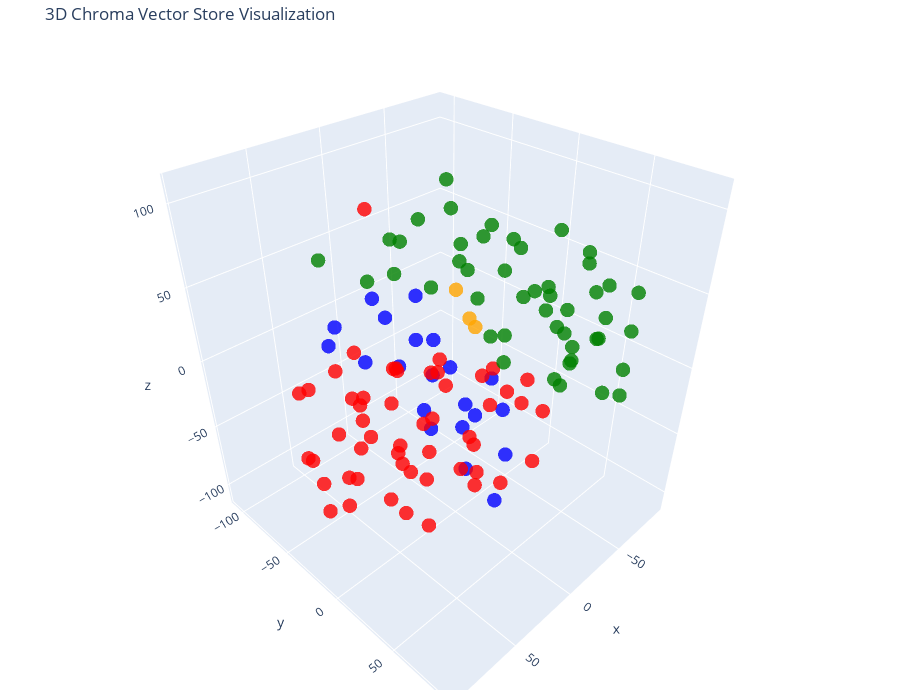

Notebook code cell kept with this figure:
### Code cell
# Let's try 3D!

tsne = TSNE(n_components=3, random_state=42)
reduced_vectors = tsne.fit_transform(vectors)

# Create the 3D scatter plot
fig = go.Figure(data=[go.Scatter3d(
    x=reduced_vectors[:, 0],
    y=reduced_vectors[:, 1],
    z=reduced_vectors[:, 2],
    mode='markers',
    marker=dict(size=5, color=colors, opacity=0.8),
    text=[f"Type: {t}<br>Text: {d[:100]}..." for t, d in zip(doc_types, documents)],
    hoverinfo='text'
)])

fig.update_layout(
    title='3D Chroma Vector Store Visualization',
    scene=dict(xaxis_title='x', yaxis_title='y', zaxis_title='z'),
    width=900,
    height=700,
    margin=dict(r=20, b=10, l=10, t=40)
)

fig.show()

### Figure 1 — Plotly figure (JSON) as saved in the notebook; plotly's stock layout.template omitted (floating-point values rounded to 4 significant figures)
{"data": [{"hoverinfo": "text", "marker": {"color": ["blue", "blue", "blue", "blue", "blue", "blue", "blue", "blue", "blue", "blue", "blue", "blue", "blue", "blue", "blue", "blue", "blue", "blue", "blue", "blue", "blue", "red", "red", "red", "red", "red", "red", "red", "red", "red", "red", "red", "red", "red", "red", "red", "red", "red", "red", "red", "red", "red", "red", "red", "red", "red", "red", "red", "red", "red", "red", "red", "red", "red", "red", "red", "red", "red", "red", "red", "red", "red", "red", "red", "red", "red", "red", "red", "red", "red", "red", "red", "red", "orange", "orange", "orange", "green", "green", "green", "green", "green", "green", "green", "green", "green", "green", "green", "green", "green", "green", "green", "green", "green", "green", "green", "green", "green", "green", "green", "green", "green", "green", "green", "green", "green", "green", "green", "green", "green", "green", "green", "green", "green", "green", "green", "green", "green", "green", "green", "green", "green", "green", "green"], "opacity": 0.8, "size": 5}, "mode": "markers", "text": ["Type: products<br>Text: # Product Summary\n\n# Rellm: AI-Powered Enterprise Reinsurance Solution\n\n## Summary\n\nRellm is an inno...", "Type: products<br>Text: ### Seamless Integrations\nRellm's architecture is designed for effortless integration with existing ...", "Type: products<br>Text: ### Regulatory Compliance Tools\nRellm includes built-in compliance tracking features to help organiz...", "Type: products<br>Text: Join the growing number of organizations leveraging Rellm to enhance their reinsurance processes whi...", "Type: products<br>Text: Experience the future of reinsurance with Rellm, where innovation meets reliability. Let Insurellm h...", "Type: products<br>Text: # Product Summary\n\n# Markellm\n\n## Summary\n\nMarkellm is an innovative two-sided marketplace designed ...", "Type: products<br>Text: - **User-Friendly Interface**: Designed with user experience in mind, Markellm features an intuitive...", "Type: products<br>Text: - **Customer Support**: Our dedicated support team is always available to assist both consumers and ...", "Type: products<br>Text: ### For Insurance Companies:\n- **Basic Listing Fee**: $199/month for a featured listing on the platf...", "Type: products<br>Text: ### Q3 2025\n- Initiate a comprehensive marketing campaign targeting both consumers and insurers to i...", "Type: products<br>Text: # Product Summary\n\n# Homellm\n\n## Summary\nHomellm is an innovative home insurance product developed b...", "Type: products<br>Text: ### 2. Dynamic Pricing Model\nWith Homellm's innovative dynamic pricing model, insurance providers ca...", "Type: products<br>Text: ### 5. Multi-Channel Integration\nHomellm seamlessly integrates into existing insurance platforms, pr...", "Type: products<br>Text: - **Basic Tier:** Starting at $5,000/month for small insurers with basic integration features.\n- **S...", "Type: products<br>Text: All tiers include a comprehensive training program and ongoing updates to ensure optimal performance...", "Type: products<br>Text: With Homellm, Insurellm is committed to transforming the landscape of home insurance, ensuring both ...", "Type: products<br>Text: # Product Summary\n\n# Carllm\n\n## Summary\n\nCarllm is an innovative auto insurance product developed by...", "Type: products<br>Text: - **Instant Quoting**: With Carllm, insurance companies can offer near-instant quotes to customers, ...", "Type: products<br>Text: - **Mobile Integration**: Carllm is designed to work seamlessly with mobile applications, providing ...", "Type: products<br>Text: - **Professional Tier**: $2,500/month\n  - For medium-sized companies.\n  - All Basic Tier features pl...", "Type: products<br>Text: ### Q2 2025: Customer Experience Improvements\n- Launch of a new **mobile app** for end-users.\n- Intr...", "Type: contracts<br>Text: # Contract with GreenField Holdings for Markellm\n\n**Effective Date:** November 15, 2023  \n**Contract...", "Type: contracts<br>Text: ## Renewal\n1. **Automatic Renewal**: This contract will automatically renew for sequential one-year ...", "Type: contracts<br>Text: ## Features\n1. **AI-Powered Matching**: Access to advanced algorithms that connect GreenField Holdin...", "Type: contracts<br>Text: ## Support\n1. **Customer Support Access**: The Client will have access to dedicated support through ...", "Type: contracts<br>Text: **Signatures:**  \n_________________________                           _________________________  \n**...", "Type: contracts<br>Text: # Contract with Apex Reinsurance for Rellm: AI-Powered Enterprise Reinsurance Solution\n\n## Terms\n\n1....", "Type: contracts<br>Text: ## Renewal\n\n1. **Automatic Renewal**: This Agreement will automatically renew for successive one-yea...", "Type: contracts<br>Text: 2. **Seamless Integrations**: The architecture of Rellm allows for easy integration with existing sy...", "Type: contracts<br>Text: 1. **Technical Support**: Provider shall offer dedicated technical support to the Client via phone, ...", "Type: contracts<br>Text: **Insurellm, Inc.**  \n_____________________________  \nAuthorized Signature   \nDate: ________________...", "Type: contracts<br>Text: # Contract with Greenstone Insurance for Homellm\n\n---\n\n## Terms\n\n1. **Parties**: This Contract (\"Agr...", "Type: contracts<br>Text: 4. **Payment Terms**: \n   - The Customer shall pay an amount of $10,000 per month for the Standard T...", "Type: contracts<br>Text: ---\n\n## Features\n\n- **AI-Powered Risk Assessment**: Customer will have access to enhanced risk evalu...", "Type: contracts<br>Text: - **Customer Portal**: A dedicated portal will be provided, allowing the Customer's clients to manag...", "Type: contracts<br>Text: ______________________________  \n[Name], [Title]  \nDate: ______________________\n\n**For Greenstone In...", "Type: contracts<br>Text: # Contract with Roadway Insurance Inc. for Carllm\n\n---\n\n## Terms\n\n1. **Agreement Effective Date**: T...", "Type: contracts<br>Text: ---\n\n## Renewal\n\n1. **Automatic Renewal**: This agreement will automatically renew for an additional...", "Type: contracts<br>Text: ---\n\n## Features\n\n1. **Access to Core Features**: Roadway Insurance Inc. will have access to all Pro...", "Type: contracts<br>Text: ---\n\n## Support\n\n1. **Technical Support**: Roadway Insurance Inc. will receive priority technical su...", "Type: contracts<br>Text: # Contract with Stellar Insurance Co. for Rellm\n\n## Terms\nThis contract is made between **Insurellm*...", "Type: contracts<br>Text: ### Termination\nEither party may terminate this agreement with a **30-day written notice**. In the e...", "Type: contracts<br>Text: ## Features\nStellar Insurance Co. will receive access to the following features of the Rellm product...", "Type: contracts<br>Text: ## Support\nInsurellm provides Stellar Insurance Co. with the following support services:\n\n- **24/7 T...", "Type: contracts<br>Text: # Contract with TechDrive Insurance for Carllm\n\n**Contract Date:** October 1, 2024  \n**Contract Dura...", "Type: contracts<br>Text: ## Renewal\n\n1. **Automatic Renewal**: This contract shall automatically renew for additional one-yea...", "Type: contracts<br>Text: ## Support\n\n1. **Customer Support**: Insurellm will provide 24/7 customer support to TechDrive Insur...", "Type: contracts<br>Text: **TechDrive Insurance Representative:**  \nName: Sarah Johnson  \nTitle: Operations Director  \nDate: _...", "Type: contracts<br>Text: # Contract with Belvedere Insurance for Markellm\n\n## Terms\nThis Contract (\"Agreement\") is made and e...", "Type: contracts<br>Text: ## Renewal\n1. **Renewal Terms**: This Agreement may be renewed for additional one-year terms upon mu...", "Type: contracts<br>Text: ## Features\n1. **AI-Powered Matching**: Belvedere Insurance will benefit from Markellm's AI-powered ...", "Type: contracts<br>Text: ## Support\n1. **Technical Support**: Technical support will be available from 9 AM to 7 PM EST, Mond...", "Type: contracts<br>Text: **Belvedere Insurance**  \nSignature: ______________________  \nName: [Authorized Signatory]  \nTitle: ...", "Type: contracts<br>Text: # Contract with Velocity Auto Solutions for Carllm\n\n**Contract Date:** October 1, 2023  \n**Contract ...", "Type: contracts<br>Text: ## Renewal\n\n1. **Automatic Renewal**: This contract will automatically renew for successive 12-month...", "Type: contracts<br>Text: ## Support\n\n1. **Customer Support**: Velocity Auto Solutions will have access to Insurellm’s custome...", "Type: contracts<br>Text: # Contract with GreenValley Insurance for Homellm\n\n**Contract Date:** October 6, 2023  \n**Contract N...", "Type: contracts<br>Text: 4. **Confidentiality:** Both parties agree to maintain the confidentiality of proprietary informatio...", "Type: contracts<br>Text: 1. **AI-Powered Risk Assessment:** Access to advanced AI algorithms for real-time risk evaluations.\n...", "Type: contracts<br>Text: 3. **Regular Updates:** Insurellm will offer ongoing updates and enhancements to the Homellm platfor...", "Type: contracts<br>Text: # Contract with EverGuard Insurance for Rellm: AI-Powered Enterprise Reinsurance Solution\n\n**Contrac...", "Type: contracts<br>Text: 4. **Usage Rights**: EverGuard Insurance is granted a non-exclusive, non-transferable license to acc...", "Type: contracts<br>Text: 1. **Core Functionality**: Rellm provides EverGuard Insurance with advanced AI-driven analytics, sea...", "Type: contracts<br>Text: 1. **Customer Support**: Insurellm will provide EverGuard Insurance with 24/7 customer support, incl...", "Type: contracts<br>Text: ---\n\n**Signatures**  \n**For Insurellm**: __________________________  \n**Name**: John Smith  \n**Title...", "Type: contracts<br>Text: # Contract with BrightWay Solutions for Markellm\n\n**Contract Date:** October 5, 2023  \n**Contract ID...", "Type: contracts<br>Text: 3. **Service Level Agreement (SLA):**  \n   Insurellm commits to a 99.9% uptime for the platform with...", "Type: contracts<br>Text: 2. **Real-Time Quote Availability:**  \n   Consumers sourced via BrightWay Solutions will receive rea...", "Type: contracts<br>Text: 3. **Training and Onboarding:**  \n   Insurellm agrees to provide one free training session on how to...", "Type: contracts<br>Text: # Contract with Pinnacle Insurance Co. for Homellm\n\n## Terms\nThis contract (\"Contract\") is entered i...", "Type: contracts<br>Text: ## Renewal\n1. **Renewal Terms**: At the end of the initial term, this Contract shall automatically r...", "Type: contracts<br>Text: ## Features\n1. **AI-Powered Risk Assessment**: Utilized for tailored underwriting decisions specific...", "Type: contracts<br>Text: ## Support\n1. **Technical Support**: Insurellm shall provide 24/7 technical support via an email and...", "Type: company<br>Text: # Overview of Insurellm\n\nInsurellm is an innovative insurance tech firm with 200 employees across th...", "Type: company<br>Text: # Careers at Insurellm\n\nInsurellm is hiring! We are looking for talented software engineers, data sc...", "Type: company<br>Text: # About Insurellm\n\nInsurellm was founded by Avery Lancaster in 2015 as an insurance tech startup des...", "Type: employees<br>Text: # HR Record\n\n# Alex Chen\n\n## Summary\n- **Date of Birth:** March 15, 1990  \n- **Job Title:** Backend ...", "Type: employees<br>Text: ## Annual Performance History\n- **2020:**  \n  - Completed onboarding successfully.  \n  - Met expecta...", "Type: employees<br>Text: ## Compensation History\n- **2020:** Base Salary: $80,000  \n- **2021:** Base Salary Increase to $90,0...", "Type: employees<br>Text: Alex Chen continues to be a vital asset at Insurellm, contributing significantly to innovative backe...", "Type: employees<br>Text: # HR Record\n\n# Oliver Spencer\n\n## Summary\n- **Date of Birth**: May 14, 1990  \n- **Job Title**: Backe...", "Type: employees<br>Text: ## Annual Performance History\n- **2018**: **3/5** - Adaptable team player but still learning to take...", "Type: employees<br>Text: ## Compensation History\n- **March 2018**: Initial salary of $80,000.\n- **July 2019**: Salary increas...", "Type: employees<br>Text: # HR Record\n\n# Emily Tran\n\n## Summary\n- **Date of Birth:** March 18, 1991  \n- **Job Title:** Digital...", "Type: employees<br>Text: - **January 2017 - May 2018**: Marketing Intern  \n  - Supported the Marketing team by collaborating ...", "Type: employees<br>Text: - **2021**:  \n  - Performance Rating: Meets Expectations  \n  - Key Achievements: Contributed to the ...", "Type: employees<br>Text: - **Professional Development Goals**:  \n  - Emily Tran aims to become a Marketing Manager within the...", "Type: employees<br>Text: # HR Record\n\n# Jordan Blake\n\n## Summary\n- **Date of Birth:** March 15, 1993  \n- **Job Title:** Sales...", "Type: employees<br>Text: ## Annual Performance History\n- **2021:** First year at Insurellm; achieved 90% of monthly targets. ...", "Type: employees<br>Text: ## Other HR Notes\n- Jordan has shown an interest in continuing education, actively participating in ...", "Type: employees<br>Text: # Avery Lancaster\n\n## Summary\n- **Date of Birth**: March 15, 1985  \n- **Job Title**: Co-Founder & Ch...", "Type: employees<br>Text: - **2010 - 2013**: Business Analyst at Edge Analytics  \n  Prior to joining Innovate, Avery worked as...", "Type: employees<br>Text: - **2018**: **Exceeds Expectations**  \n  Under Avery’s pivoted vision, Insurellm launched two new su...", "Type: employees<br>Text: - **2022**: **Satisfactory**  \n  Avery focused on rebuilding team dynamics and addressing employee c...", "Type: employees<br>Text: ## Compensation History\n- **2015**: $150,000 base salary + Significant equity stake  \n- **2016**: $1...", "Type: employees<br>Text: ## Other HR Notes\n- **Professional Development**: Avery has actively participated in leadership trai...", "Type: employees<br>Text: # HR Record\n\n# Maxine Thompson\n\n## Summary\n- **Date of Birth:** January 15, 1991  \n- **Job Title:** ...", "Type: employees<br>Text: ## Insurellm Career Progression\n- **January 2017 - October 2018**: **Junior Data Engineer**  \n  * Ma...", "Type: employees<br>Text: ## Annual Performance History\n- **2017**: *Meets Expectations*  \n  Maxine showed potential in her ro...", "Type: employees<br>Text: - **2021**: *Exceeds Expectations*  \n  Maxine spearheaded the transition to a new data warehousing s...", "Type: employees<br>Text: ## Compensation History\n- **2017**: $70,000 (Junior Data Engineer)  \n- **2018**: $75,000 (Junior Dat...", "Type: employees<br>Text: # Samantha Greene\n\n## Summary\n- **Date of Birth:** October 14, 1990\n- **Job Title:** HR Generalist\n-...", "Type: employees<br>Text: ## Annual Performance History\n- **2020:** Exceeds Expectations  \n  Samantha Greene demonstrated exce...", "Type: employees<br>Text: ## Compensation History\n- **2020:** Base Salary - $55,000  \n  The entry-level salary matched industr...", "Type: employees<br>Text: - **2023:** Base Salary - $70,000  \n  Recognized for substantial improvement in employee relations m...", "Type: employees<br>Text: # HR Record\n\n# Alex Thomson\n\n## Summary\n- **Date of Birth:** March 15, 1995  \n- **Job Title:** Sales...", "Type: employees<br>Text: ## Annual Performance History  \n- **2022** - Rated as \"Exceeds Expectations.\" Alex Thomson achieved ...", "Type: employees<br>Text: ## Other HR Notes\n- Alex Thomson is an active member of the Diversity and Inclusion committee at Ins...", "Type: employees<br>Text: # HR Record\n\n# Samuel Trenton\n\n## Summary\n- **Date of Birth:** April 12, 1989  \n- **Job Title:** Sen...", "Type: employees<br>Text: ## Annual Performance History\n- **2023:** Rating: 4.5/5  \n  *Samuel exceeded expectations, successfu...", "Type: employees<br>Text: ## Compensation History\n- **2023:** Base Salary: $115,000 + Bonus: $15,000  \n  *Annual bonus based o...", "Type: employees<br>Text: - **Engagement in Company Culture:** Regularly participates in team-building events and contributes ...", "Type: employees<br>Text: # HR Record\n\n# Alex Harper\n\n## Summary\n- **Date of Birth**: March 15, 1993  \n- **Job Title**: Sales ...", "Type: employees<br>Text: ## Annual Performance History  \n- **2021**:  \n  - **Performance Rating**: 4.5/5  \n  - **Key Achievem...", "Type: employees<br>Text: - **2022**:  \n  - **Base Salary**: $65,000 (Promotion to Senior SDR)  \n  - **Bonus**: $13,000 (20% o...", "Type: employees<br>Text: # HR Record\n\n# Jordan K. Bishop\n\n## Summary\n- **Date of Birth:** March 15, 1990\n- **Job Title:** Fro...", "Type: employees<br>Text: ## Annual Performance History\n- **2019:** Exceeds Expectations - Continuously delivered high-quality...", "Type: employees<br>Text: ## Compensation History\n- **June 2018:** Starting Salary - $85,000\n- **June 2019:** Salary Increase ...", "Type: employees<br>Text: ## Other HR Notes\n- Jordan K. Bishop has been an integral part of club initiatives, including the In...", "Type: employees<br>Text: # HR Record\n\n# Emily Carter\n\n## Summary\n- **Date of Birth:** August 12, 1990  \n- **Job Title:** Acco...", "Type: employees<br>Text: - **2017-2019:** Marketing Intern  \n  - Assisted with market research and campaign development for s...", "Type: employees<br>Text: ## Compensation History\n| Year | Base Salary | Bonus         | Total Compensation |\n|------|--------...", "Type: employees<br>Text: Emily Carter exemplifies the kind of talent that drives Insurellm's success and is an invaluable ass..."], "type": "scatter3d", "x": [-12.78, -16.35, 6.216, 3.701, 15.14, -10.45, 0.7113, 20.34, 27.33, -11.12, 9.875, -16.36, 19.83, 47.3, 29.28, 26.34, -3.817, 3.294, 21.63, 40.14, 14.66, -27.23, 80.74, -50.62, 47.17, 88.03, 6.458, 41.24, -14.45, -30.57, 83.88, 0.9229, 64.75, 6.148, -14.68, 95.18, 91.18, 79.13, 36.75, 57.35, 41.38, 44.42, 9.429, 22.87, 82.2, 65.62, 54.07, 67.92, -38.07, 60.95, -25.72, -45.37, -22.13, 74.27, 51.98, 44.86, 23.86, 76.61, -13.53, 8.696, -0.801, -8.717, -15.27, 51.96, 66.58, -56.33, -78.71, -53.79, -65.49, 22.14, 69.56, -36.3, 42.99, -47.6, -47.32, -34.88, 14.91, -19.99, 4.792, -46.45, -92.75, -23.39, -13.61, -51.57, 6.646, 0.7921, -8.451, -57.82, -11.78, -54.46, -19.38, 12.83, 31.07, 34.98, -23.31, 0.5018, -85.06, -62.04, -1.352, 7.477, -55.47, -0.3197, 8.833, 18.89, 12.59, -59.78, -34.03, -65.36, -80.05, -21.44, -37.68, -79.54, -45.39, -18.88, -42.94, -85.72, -28.38, -32.57, -75.68, -73.04, 8.813, 3.502, -31.82], "y": [3.441, 26.4, -16.21, -70.11, 45.88, 17.64, 36.53, 26.05, 7.739, -46.44, 14.28, -52.92, -7.704, -58.86, -76.31, 32.96, -9.531, -16.32, -26.53, -34.47, -45.42, -49.75, -26.34, 26.82, 0.2449, 20.64, -36.43, -25.02, 25.28, -39.94, -2.732, -59.76, -69.18, -46.43, -74.77, 11.11, -21.68, -45.43, -43.29, -18.38, -2.666, 20.87, 13.04, -3.238, 5.442, 12.81, 9.196, 26.55, -24.13, -34.04, 28.88, -60.66, -3.563, -13.0, -29.23, -3.653, -72.05, -40.09, -30.13, -86.22, -25.53, 52.96, 0.732, 32.18, 41.76, -22.38, -8.775, -5.821, -38.61, -57.22, -46.79, -3.768, 56.22, -30.09, -47.42, -23.45, -107.0, 20.63, 76.11, -42.86, 34.11, 12.79, 89.59, 78.27, 0.8231, 62.34, -17.53, 26.32, 60.66, 2.18, -51.74, -31.86, -16.51, -34.44, 79.35, -54.59, 25.91, 20.18, -0.5405, -13.41, 44.76, 24.41, 22.52, 50.34, 45.33, 36.81, 34.8, -10.74, 45.01, 44.51, 63.3, 64.12, 47.46, 59.11, 63.85, 13.2, -2.323, 89.8, -5.872, 65.75, 25.3, 79.99, -22.97], "z": [-39.0, -59.06, -50.19, 20.68, -62.46, -2.176, -8.407, 0.5015, 14.53, 26.42, -28.83, -11.06, -22.78, 11.54, 8.472, -38.71, -4.561, 15.17, 0.2694, 8.547, 22.58, -80.54, -76.35, -43.85, 25.33, 34.49, -100.1, 106.1, -82.49, -48.32, 40.57, -57.16, -19.33, -20.83, -44.03, 14.94, -26.11, -47.12, -23.78, -15.28, -89.37, -80.3, -63.0, -73.64, -27.57, -49.5, -18.89, -12.13, -88.36, -91.42, -22.48, -44.44, -109.5, -44.34, -46.16, -38.35, -47.19, 5.186, -23.65, -25.05, -79.72, -42.45, -66.12, 41.32, 22.9, -69.5, -52.34, -47.62, -57.41, -72.01, -75.34, -18.91, -14.96, -5.068, 15.58, 9.944, 37.67, 84.45, 31.76, 49.92, -5.105, 61.64, 24.43, -3.918, 103.9, 76.18, 109.5, 15.79, 18.93, 27.81, 72.26, 76.11, 69.29, 59.15, 78.93, 65.22, 47.84, 75.29, 70.57, 53.0, 72.73, 34.71, 61.41, 56.2, 34.47, -6.472, 41.19, 52.0, 20.52, 64.92, 62.82, 45.73, 8.041, 44.12, 31.67, 9.985, 82.08, 53.05, 19.92, -3.311, 97.53, 56.16, 45.17]}], "layout": {"height": 700, "margin": {"b": 10, "l": 10, "r": 20, "t": 40}, "scene": {"xaxis": {"title": {"text": "x"}}, "yaxis": {"title": {"text": "y"}}, "zaxis": {"title": {"text": "z"}}}, "title": {"text": "3D Chroma Vector Store Visualization"}, "width": 900}}
